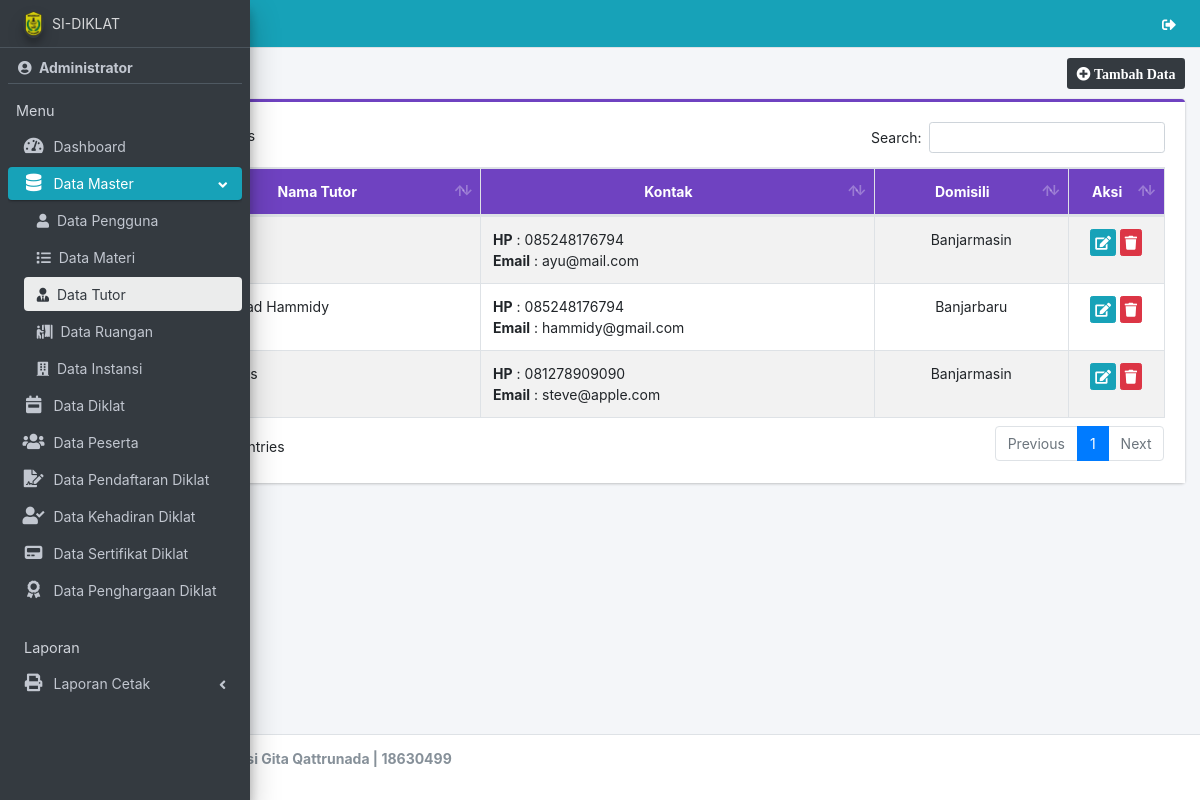
Screenshot of /admin/tutor/index.php (signed in) with the database file from the repository.
### tables this page shows
CREATE TABLE `tutor` (
  `id_tutor` int(11) NOT NULL,
  `nm_tutor` varchar(50) NOT NULL,
  `pendidikan` varchar(30) NOT NULL,
  `jabatan` varchar(50) NOT NULL,
  `hp_tutor` varchar(20) NOT NULL,
  `email_tutor` varchar(50) NOT NULL,
  `domisili` varchar(50) NOT NULL
);

### admin/tutor/index.php (the view, shortened to what this page needs)
<?php
require '../../app/config.php';
include_once '../../template/header.php';
include_once '../../template/sidebar.php';
?>
<div class="content-wrapper">
    <div class="content-header">
        <div class="container-fluid">
            <div class="row">
                <div class="col-sm-6">
                    <h4 class="m-0 text-dark"><i class="fa fa-user-tie ml-1 mr-1"></i> Data Tutor</h4>
                </div>
                <div class="col-sm-6 text-right">
                    <a href="tambah" class="btn btn-sm bg-dark"><i class="fa fa-plus-circle"> Tambah Data</i></a>
                </div>
            </div>
        </div>
    </div>
    <section class="content">
        <div class="container-fluid">
            <div class="row">
                <div class="col-md-12">
                    <div class="card card-purple card-outline">
                        <div class="card-body" style="background-color: white;">
                            <div class="table-responsive">
                                <table id="example1" class="table table-bordered table-striped dataTable">
                                    <thead class="bg-purple">
                                        <tr align="center">
                                            <th>No</th>
                                            <th>Nama Tutor</th>
                                            <th>Kontak</th>
                                            <th>Domisili</th>
                                            <th>Aksi</th>
                                        </tr>
                                    </thead>
                                    <tbody>
                                        <?php
                                        $no = 1;
                                        $data = $con->query("SELECT * FROM tutor ORDER BY id_tutor DESC");
                                        while ($row = $data->fetch_array()) {
                                        ?>
                                            <tr>
                                                <td align="center" width="5%"><?= $no++ ?></td>
                                                <td><?= $row['nm_tutor'] ?></td>
                                                <td>
                                                    <b>HP</b> : <?= $row['hp_tutor'] ?><br>
                                                    <b>Email</b> : <?= $row['email_tutor'] ?>
                                                </td>
                                                <td align="center"><?= $row['domisili'] ?></td>
                                                <td align="center" width="9%">
                                                    <a href="edit?id=<?= $row[0] ?>" class="btn btn-info btn-xs" title="Edit"><i class="fa fa-edit"></i></a>
                                                    <a href="hapus?id=<?= $row[0] ?>" class="btn btn-danger btn-xs alert-hapus" title="Hapus"><i class="fa fa-trash"></i> </a>
                                                </td>
                                            </tr>
                                        <?php } ?>
                                    </tbody>
                                </table>
                            </div>
                        </div>
                    </div>
                </div>
            </div>
        </div>
    </section>
</div>
<?php
include_once '../../template/footer.php';
?>

### rows the page displays
tutor: hp_tutor "085248176794", email_tutor "ayu@mail.com", domisili "Banjarmasin"
tutor: nm_tutor "Muhammad Hammidy", hp_tutor "085248176794", email_tutor "hammidy@gmail.com", domisili "Banjarbaru"
tutor: hp_tutor "081278909090", email_tutor "steve@apple.com", domisili "Banjarmasin"

### other values shown
$_SESSION['nm_user'] "Administrator"
